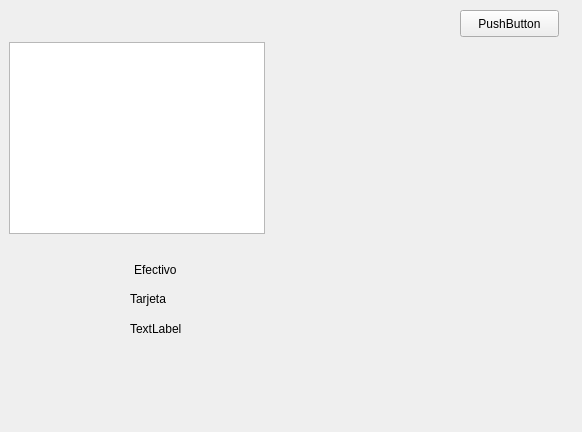
<?xml version="1.0" encoding="UTF-8"?>
<ui version="4.0">
 <class>ui_pagos</class>
 <widget class="QWidget" name="ui_pagos">
  <property name="geometry">
   <rect>
    <x>0</x>
    <y>0</y>
    <width>582</width>
    <height>432</height>
   </rect>
  </property>
  <property name="windowTitle">
   <string>Lista de Pagos</string>
  </property>
  <widget class="QTableView" name="tableView">
   <property name="geometry">
    <rect>
     <x>9</x>
     <y>42</y>
     <width>256</width>
     <height>192</height>
    </rect>
   </property>
  </widget>
  <widget class="QPushButton" name="pushButton">
   <property name="geometry">
    <rect>
     <x>460</x>
     <y>10</y>
     <width>99</width>
     <height>27</height>
    </rect>
   </property>
   <property name="text">
    <string>PushButton</string>
   </property>
  </widget>
  <widget class="QLabel" name="label_2">
   <property name="geometry">
    <rect>
     <x>130</x>
     <y>290</y>
     <width>141</width>
     <height>17</height>
    </rect>
   </property>
   <property name="text">
    <string>Tarjeta</string>
   </property>
  </widget>
  <widget class="QLabel" name="label_3">
   <property name="geometry">
    <rect>
     <x>130</x>
     <y>320</y>
     <width>67</width>
     <height>17</height>
    </rect>
   </property>
   <property name="text">
    <string>TextLabel</string>
   </property>
  </widget>
  <widget class="QLabel" name="label">
   <property name="geometry">
    <rect>
     <x>134</x>
     <y>260</y>
     <width>101</width>
     <height>20</height>
    </rect>
   </property>
   <property name="text">
    <string>Efectivo</string>
   </property>
  </widget>
 </widget>
 <resources/>
 <connections/>
</ui>
